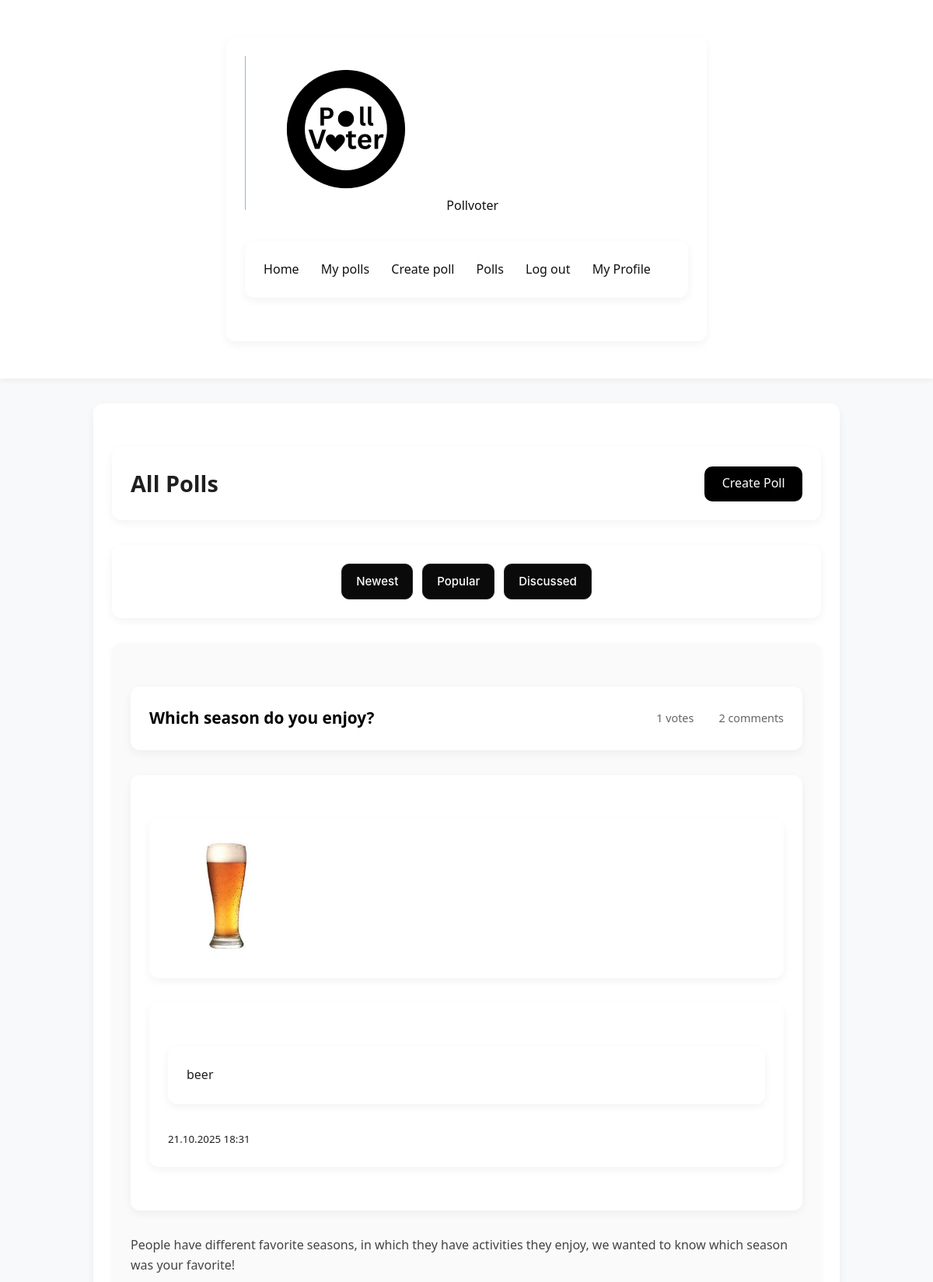
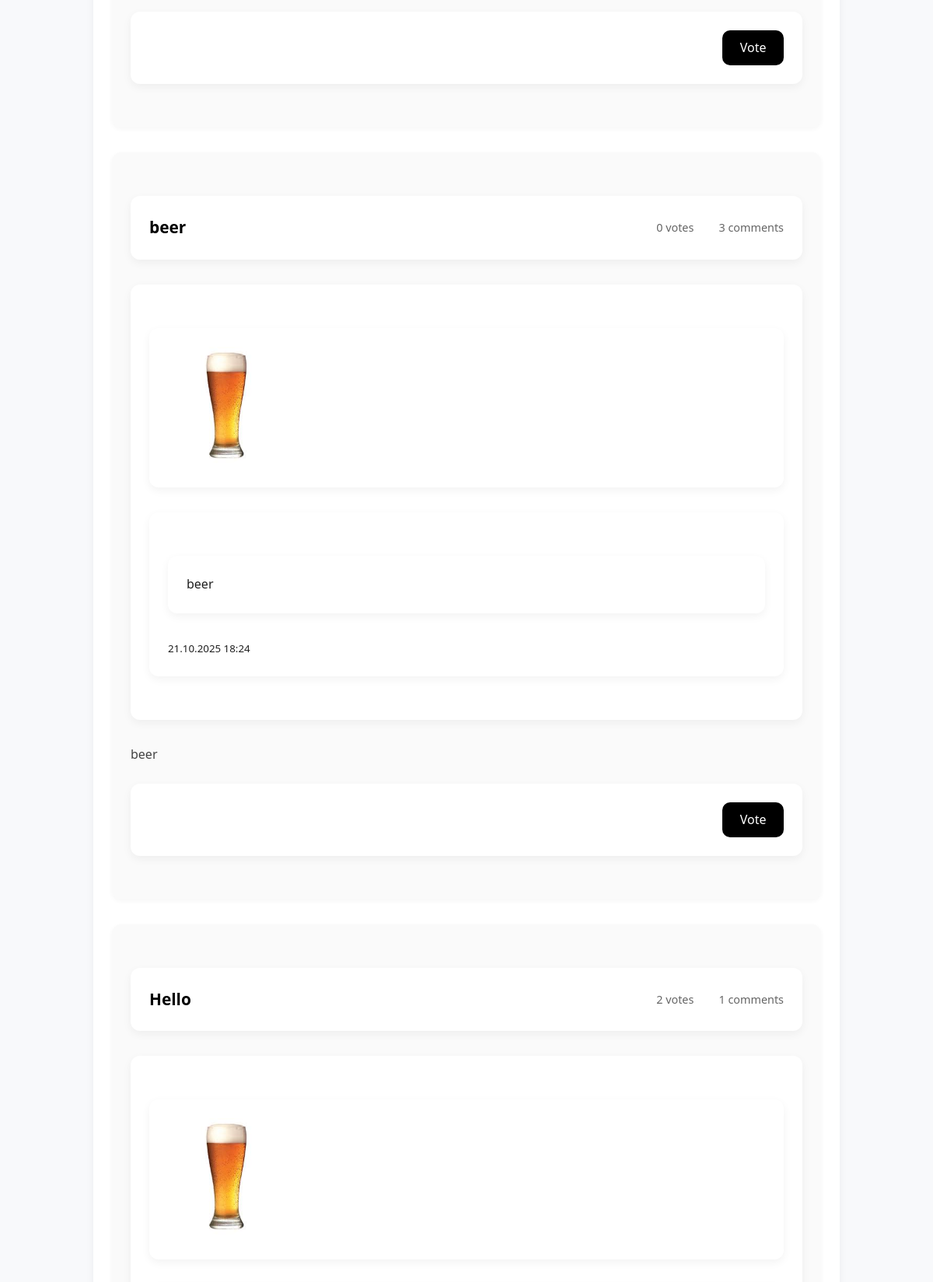
The page /polls (signed in, upper part) on the database its author committed (2 pictures, top to bottom).
### app/models.py (models this page shows, shortened)
class Poll(db.Model):
    __tablename__ = "poll"
    id = Column(Integer, primary_key=True)
    title = Column(Text, nullable=False)
    description = Column(Text)
    created_at = Column(DateTime, default=datetime.now)
    user_id = Column(Integer, ForeignKey("user.id"), nullable=False)
    author = relationship("User", back_populates="polls")
    comments = relationship("Comment", back_populates="poll", cascade="all, delete-orphan")
    options = relationship("PollOption", back_populates="poll", cascade="all, delete-orphan")
    votes = relationship("Vote", back_populates="poll", cascade="all, delete-orphan")
    def getvotecount(self):
        return len(self.votes)

class User(UserMixin, db.Model):
    __tablename__ = "user"
    id = Column(Integer, primary_key=True)
    username = Column(Text, unique=True, nullable = False)
    created_at = Column(DateTime, default=datetime.now)
    full_name = Column(Text)
    bio = Column(Text)
    pfp = Column(Text)
    password_hash = Column(Text)
    polls = relationship("Poll", back_populates="author")
    votes = relationship("Vote", back_populates="user")
    comments = relationship("Comment", back_populates="author")
    def getpfp(self):
        if self.pfp:
            return f"/static/uploads/pfp/{self.pfp}"
        else:
            return f"/static/uploads/pfp/default.jpg"
    blocked = relationship(
        "User", secondary=blocklist,
        primaryjoin=(blocklist.c.blocker_id == id),
        secondaryjoin=(blocklist.c.blocked_id == id),
        backref=db.backref("blocked_by", lazy="dynamic"),
        lazy="dynamic"
    )

### app/routes.py (the view)
@polls.route('/polls')
@login_required
def listpolls():
    sort_by = request.args.get('sort_by', 'newest', type=str)
    page = request.args.get('page', 1, type=int)
    blocked_ids = [user.id for user in current_user.blocked]
    blocked_by_ids = [user.id for user in current_user.blocked_by]
    exclude_ids = blocked_ids + blocked_by_ids
    query = Poll.query.filter(Poll.user_id.notin_(exclude_ids))
    if sort_by == 'popular':
        query = query.outerjoin(Vote).group_by(Poll.id).order_by(db.func.count(Vote.id).desc())
    elif sort_by == 'discussed':
        query = query.outerjoin(Comment).group_by(Poll.id).order_by(db.func.count(Comment.id).desc())
    else:
        query = query.order_by(Poll.created_at.desc())
    polls = query.paginate(page=page, per_page=5)
    return render_template('polls.html', polls=polls, sort_by=sort_by)

### app/__init__.py (called while the page is built)
def create_app():
    app = Flask(__name__)
    app.config['SECRET_KEY'] = 'your_secret_key'
    app.config['SQLALCHEMY_DATABASE_URI'] = 'sqlite:///pollvoter.db'
    app.config['SQLALCHEMY_TRACK_MODIFICATIONS'] = False
    app.config["UPLOAD_FOLDER"] = "static/uploads"
    app.config["PFP_FOLDER"] =  "app/static/uploads/pfp"
    db.init_app(app)
    login_manager.init_app(app)
    migrate.init_app(app, db)
    app.register_blueprint(auth)
    app.register_blueprint(main)
    app.register_blueprint(polls)
    @login_manager.user_loader
    def load_user(userid):
        return User.query.get(int(userid))
    return app

### app/templates/polls.html (shortened to what this page needs)
{% extends "base.html" %}
{% block content %}
<div class="polls-header">
    <h2>All Polls</h2>
    <a href="{{ url_for('polls.create_poll') }}" class="btn btn-primary">Create Poll</a>
</div>
<div class="sort-options">
    <a href="{{url_for('polls.listpolls', sort_by = 'newest')}}">Newest</a>
    <a href="{{url_for('polls.listpolls', sort_by = 'popular')}}">Popular</a>
    <a href="{{url_for('polls.listpolls', sort_by = 'discussed')}}">Discussed</a>
</div>
{% if polls.items %}
    {% for poll in polls.items %}
    <div class="poll-card">
        <div class="poll-header">
            <h3><a href="{{ url_for('polls.poll_detail', poll_id=poll.id) }}">{{ poll.title }}</a></h3>
            <span class="poll-stats">
                 {{ poll.getvotecount() }} votes
                 {{ poll.comments|length }} comments
            </span>
        </div>
        <div class="poll-author">
            <div class="user-avatar"><img src="{{ current_user.getpfp() }}" alt="Profile Picture" width="150" height="150"></div>
            <div>
                <div class="author-name">{{ poll.author.full_name if poll.author.full_name else poll.author.username }}</div>
                <small class="poll-date">{{ poll.created_at.strftime('%d.%m.%Y %H:%M') }}</small>
            </div>
        </div>
        {% if poll.description %}
        <p class="poll-description">{{ poll.description }}</p>
        {% endif %}
        <div class="poll-actions">
            <a href="{{ url_for('polls.poll_detail', poll_id=poll.id) }}" class="btn btn-primary">Vote</a>
        </div>
    </div>
    {% endfor %}
{% else %}
    <div class="no-polls">
        <p>There are no polls yet. <a href="{{ url_for('polls.create_poll') }}">Create the first one!</a></p>
    </div>
{% endif %}
{% endblock %}

### app/static/styles.css (style rules this page uses)
* { box-sizing: border-box; margin: 0; padding: 0; }
body { font-family: 'Segoe UI', Tahoma, Geneva, Verdana, sans-serif; background-color: #f8f9fb; color: #1f1f1f; line-height: 1.6; }
div:not(nav):not(footer) { max-width: 960px; margin: 2rem auto; padding: 1.5rem; background-color: #ffffff; box-shadow: 0 4px 12px rgba(0, 0, 0, 0.05); border-radius: 12px; }
.polls-header { display: flex; justify-content: space-between; align-items: center; margin-bottom: 2rem; }
.polls-header h2 { font-size: 1.8rem; font-weight: 600; }
.btn { display: inline-block; padding: 0.6rem 1.4rem; background-color: #000; color: #fff; border: none; border-radius: 10px; font-size: 1rem; font-weight: 500; text-align: center; text-decoration: none; cursor: pointer; position: relative; overflow: hidden; transition: all 0.25s ease; }
.btn::before { content: ""; position: absolute; top: 0; left: -75%; width: 50%; height: 100%; background: linear-gradient(120deg, rgba(255,255,255,0) 0%, rgba(255,255,255,0.15) 50%, rgba(255,255,255,0) 100%); transform: skewX(-25deg); }
.sort-options { display: flex; gap: 12px; justify-content: center; align-items: center; margin-top: 20px; }
.sort-options a { color: #ffffff; background-color: #0a0a0a; padding: 10px 18px; border-radius: 10px; text-decoration: none; font-family: 'Inter', 'Segoe UI', sans-serif; font-size: 15px; font-weight: 500; transition: all 0.25s ease; border: 1px solid #222; position: relative; overflow: hidden; }
.sort-options a::before { content: ""; position: absolute; top: 0; left: -75%; width: 50%; height: 100%; background: linear-gradient(120deg, rgba(255,255,255,0) 0%, rgba(255,255,255,0.15) 50%, rgba(255,255,255,0) 100%); transform: skewX(-25deg); }
.poll-card { background-color: #fafafa; border-radius: 12px; box-shadow: 0 2px 6px rgba(0, 0, 0, 0.04); padding: 1.5rem; margin-bottom: 1.5rem; transition: transform 0.2s ease-in-out; }
.poll-header { display: flex; justify-content: space-between; align-items: center; margin-bottom: 0.75rem; }
.poll-header h3 a { color: #000; text-decoration: none; font-size: 1.3rem; }
.poll-stats { font-size: 0.9rem; color: #666; display: flex; gap: 1rem; align-items: center; }
.poll-description { margin-bottom: 1rem; color: #444; }
.poll-actions { margin-top: 1.5rem; display: flex; justify-content: flex-end; }

### rows shown on the page
Poll: title "Which season do you enjoy?", getvotecount "1", comments|length "2", getpfp (picture), author "beer", created_at "21.10.2025 18:31", description "People have different favorite seasons, in which they have activities they enjoy, we wanted to know which season was your favorite!"
Poll: title "beer", getvotecount "0", comments|length "3", getpfp (picture), author "beer", created_at "21.10.2025 18:24", description "beer"
Poll: title "Hello", getvotecount "2", comments|length "1", getpfp (picture)
